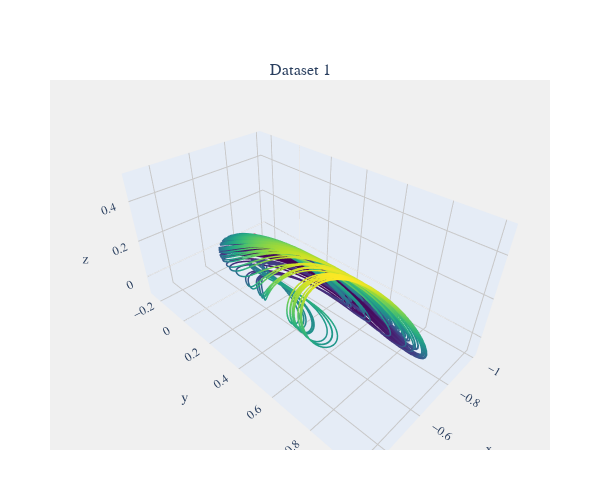

Notebook code cell kept with this figure:
### Code cell
viz.compare_plot(datasets=[input[:,:3]], figsize=(600, 500))

### Figure 1 — Plotly figure (JSON) as saved in the notebook; plotly's stock layout.template omitted (floating-point values rounded to 4 significant figures; data arrays with more than 128 entries replaced by an {"elided": "..."} marker saying what was removed)
{"data": [{"hoverinfo": "x+y+z", "line": {"color": {"elided": "5500 float values"}, "colorscale": [[0, "#440154"], [0.1111, "#482878"], [0.2222, "#3e4989"], [0.3333, "#31688e"], [0.4444, "#26828e"], [0.5556, "#1f9e89"], [0.6667, "#35b779"], [0.7778, "#6ece58"], [0.8889, "#b5de2b"], [1, "#fde725"]], "width": 3}, "mode": "lines", "name": "Dataset 1", "scene": "scene", "type": "scatter3d", "x": {"elided": "5500 float values"}, "y": {"elided": "5500 float values"}, "z": {"elided": "5500 float values"}}, {"hoverinfo": "none", "marker": {"color": "limegreen", "size": 2}, "mode": "markers", "name": "Start", "scene": "scene", "showlegend": false, "type": "scatter3d", "x": [-0.9759], "y": [0.2673], "z": [-0.02611]}, {"hoverinfo": "none", "marker": {"color": "crimson", "size": 2}, "mode": "markers", "name": "End", "scene": "scene", "showlegend": false, "type": "scatter3d", "x": [-0.7783], "y": [-0.0809], "z": [0.09752]}], "layout": {"annotations": [{"font": {"size": 16}, "showarrow": false, "text": "Dataset 1", "x": 0.5, "xanchor": "center", "xref": "paper", "y": 1, "yanchor": "bottom", "yref": "paper"}], "font": {"family": "Arial", "size": 12}, "height": 500, "margin": {"b": 50, "l": 50, "r": 50, "t": 80}, "paper_bgcolor": "white", "plot_bgcolor": "rgb(240, 240, 240)", "scene": {"aspectmode": "data", "bgcolor": "rgb(240, 240, 240)", "domain": {"x": [0, 1], "y": [0, 1]}, "xaxis": {"gridcolor": "rgb(200, 200, 200)", "showbackground": true}, "yaxis": {"gridcolor": "rgb(200, 200, 200)", "showbackground": true}, "zaxis": {"gridcolor": "rgb(200, 200, 200)", "showbackground": true}}, "showlegend": false, "width": 600}}
